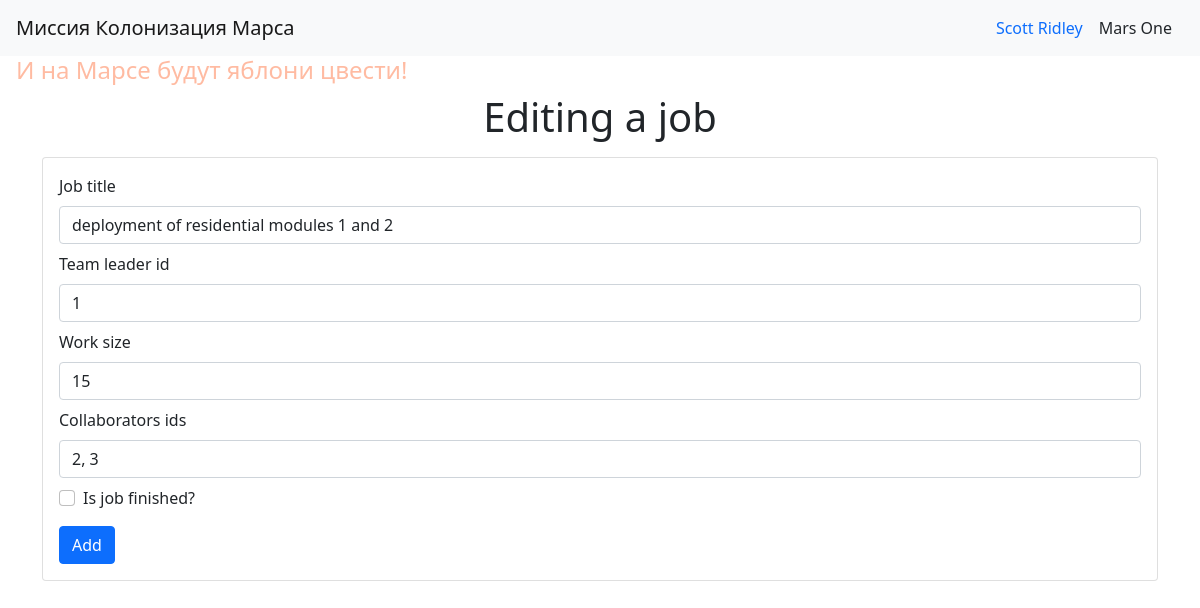
Screenshot of /edit_job/1 (signed in) with the database file from the repository.
### data/users.py (models this page shows, shortened)
class Users(SqlAlchemyBase, UserMixin):
    __tablename__ = 'users'
    id = sa.Column(sa.Integer, primary_key=True, autoincrement=True)
    surname = sa.Column(sa.String)
    name = sa.Column(sa.String)
    age = sa.Column(sa.Integer)
    position = sa.Column(sa.String)
    speciality = sa.Column(sa.String)
    address = sa.Column(sa.String)
    email = sa.Column(sa.String, unique=True)
    hashed_password = sa.Column(sa.String)
    modified_date = sa.Column(sa.DateTime)
    jobs = orm.relationship('Jobs', back_populates='team_leader')
    departments = orm.relationship('Departments', back_populates='chief')

### data/jobs.py (models this page shows, shortened)
class Jobs(SqlAlchemyBase):
    __tablename__ = 'jobs'
    id = sa.Column(sa.Integer, primary_key=True, autoincrement=True)
    team_leader_id = sa.Column(sa.Integer, sa.ForeignKey('users.id'))
    team_leader = orm.relationship('Users', back_populates='jobs')
    job = sa.Column(sa.String)
    work_size = sa.Column(sa.Integer)
    collaborators = sa.Column(sa.String)
    start_date = sa.Column(sa.DateTime)
    end_date = sa.Column(sa.DateTime)
    is_finished = sa.Column(sa.Boolean)

### main.py (the view)
@app.route('/edit_job/<int:job_id>', methods=['GET', 'POST'])
@login_required
def edit_job(job_id):
    params = {'title': 'Editing a job', 'action_type': 'Editing a job', 'submit_text': 'Edit'}
    current_user_id = current_user.id
    can_set_team_leader_id = current_user_id == 1
    form = EditJobForm()
    db_sess = db_session.create_session()
    if can_set_team_leader_id:
        job = db_sess.query(Jobs).filter(Jobs.id == job_id).first()
    else:
        job = db_sess.query(Jobs).filter(Jobs.id == job_id, Jobs.team_leader == current_user).first()
    db_sess.close()
    if request.method == 'GET':
        if job:
            form.job.data = job.job
            form.team_leader_id.data = job.team_leader_id
            form.work_size.data = job.work_size
            form.collaborators.data = job.collaborators
            form.is_finished.data = job.is_finished
        else:
            abort(404)
    elif form.validate_on_submit():
        if job:
            return validate_and_edit_job_and_return_view(form, job, params)
        else:
            abort(404)
    return render_template('edit_job.html', **params,
                           form=form, can_set_team_leader_id=can_set_team_leader_id)

### forms/edit_job_form.py
class EditJobForm(FlaskForm):
    job = StringField('Job title', validators=[DataRequired('Это поле обязательно')])
    team_leader_id = StringField('Team leader id', validators=[Optional()])
    work_size = IntegerField('Work size', validators=[
        DataRequired('Количество часов должно быть больше либо равно нуля.'),
        NumberRange(0, message='Количество часов должно быть больше либо равно нуля.')])
    collaborators = StringField('Collaborators ids', validators=[DataRequired('Это поле обязательно.')])
    is_finished = BooleanField('Is job finished?')
    submit = SubmitField('Add')

### data/db_session.py (called while the page is built)
def create_session() -> Session:
    global __factory
    return __factory()

### main.py (called while the page is built)
@login_manager.user_loader
def load_user(user_id):
    db_sess = db_session.create_session()
    user = db_sess.query(Users).get(user_id)
    db_sess.close()
    return user

### templates/edit_job.html (shortened to what this page needs)
{% extends "base.html" %}
{% block content %}
    <h1 class="text-center mb-3 fw-light">{{ action_type }}</h1>
    <div class="card">
        <div class="card-body">
            <form action="" method="post">
                <div class="mb-2">
                    {{ form.job.label(class="form-label", for="jobInput") }}
                    {{ form.job(class="form-control", id="jobInput") }}
                </div>
                {% if can_set_team_leader_id %}
                    <div class="mb-2">
                        {{ form.team_leader_id.label(class="form-label", for="teamLeaderIdInput") }}
                        {{ form.team_leader_id(class="form-control", id="teamLeaderIdInput", value=current_user.id if not form.team_leader_id.data else form.team_leader_id.data) }}
                    </div>
                {% else %}
                    <div class="mb-2">
                        {{ form.team_leader_id.label(class="form-label", for="disabledTeamLeaderIdInput", text="Team leader id (only chief can set job for another user)") }}
                        <input class="form-control" type="text" id="disabledTeamLeaderIdInput" placeholder="{{ current_user.id }}" disabled>
                    </div>
                {% endif %}
                <div class="mb-2">
                    {{ form.work_size.label(class="form-label", for="workSizeInput") }}
                    {{ form.work_size(class="form-control", id="workSizeInput") }}
                </div>
                <div class="mb-2">
                    {{ form.collaborators.label(class="form-label", for="collaboratorsInput") }}
                    {{ form.collaborators(class="form-control", id="collaboratorsInput") }}
                </div>
                <div class="mb-3 form-check">
                    {{ form.is_finished(class="form-check-input", type="checkbox", id="checkInput") }}
                    {{ form.is_finished.label(class="form-check-label", for="checkInput") }}
                </div>
                {{ form.submit(class="btn btn-primary", type="submit", text="submit_text") }}
            </form>
        </div>
    </div>
{% endblock %}

### templates/base.html (shortened to what this page needs)
<!DOCTYPE html>
<html lang="ru">
    <head>
        <link rel="stylesheet"
        href="https://cdn.jsdelivr.net/npm/bootstrap@5.0.0-beta3/dist/css/bootstrap.min.css"
>
        <link rel="stylesheet" type="text/css" href="{{ url_for('static', filename='css/style.css') }}">
    </head>
    <body>
        <header>
            <nav class="navbar navbar-light bg-light">
                <div class="container-fluid ps-3">
                    <a class="navbar-brand h1 mb-0" href="/">Миссия Колонизация Марса</a>
                    <div class="d-flex">
                        {% if current_user.is_authenticated %}
                            <a class="nav-link " href="/logout">{{ current_user.surname }} {{ current_user.name }}</a>
                        {% else %}
                            <a class="btn btn-outline-primary me-2" href="/registration">Register</a>
                            <a class="btn btn-outline-success me-3" href="/login">Log in</a>
                        {% endif %}
                        <span class="me-3 align-self-center">Mars One</span>
                    </div>
                </div>
            </nav>
            <h4 class="fw-light mission-motto ms-3">И на Марсе будут яблони цвести!</h4>
        </header>
        <main role="main" class="container">
            {% block content %}{% endblock %}
        </main>
    </body>
</html>

### static/css/style.css (style rules this page uses)
h4.mission-motto { color: #ffbba2; }

### rows the page displays
Users: surname "Scott", name "Ridley"
Jobs: job "deployment of residential modules 1 and 2", team_leader_id "1", work_size "15", collaborators "2, 3"

### other values shown
{{ action_type }} "Editing a job"
